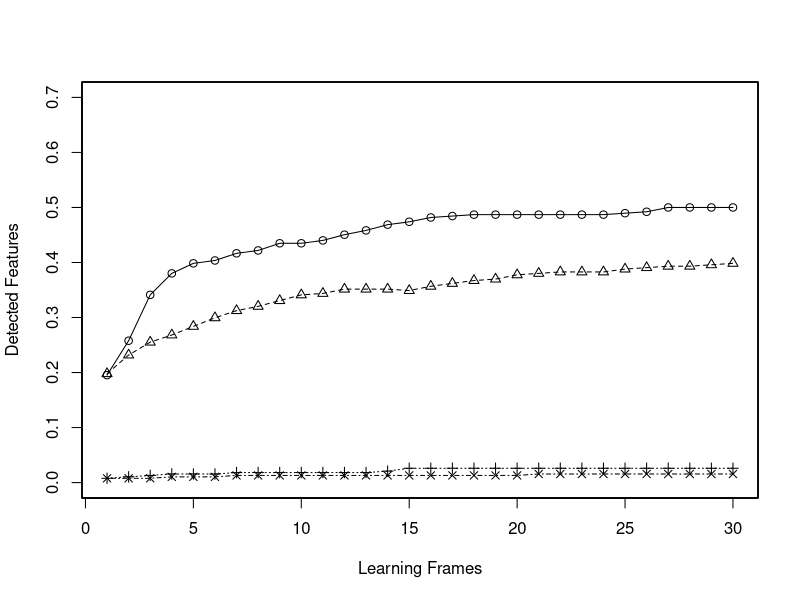

Reproduce this figure in R.
par(xaxt="n")
par(yaxt="n")

d <- read.table("eval_catclean_full.dat", header=TRUE, sep=",")
catx <- d[,1]
caty <- d[,2]

d <- read.table("eval_cowclean_full.dat", header=TRUE, sep=",")
cowx <- d[,1]
cowy <- d[,2]

d <- read.table("eval_dogclean_full.dat", header=TRUE, sep=",")
dogx <- d[,1]
dogy <- d[,2]

d <- read.table("eval_ponyclean_full.dat", header=TRUE, sep=",")
ponyx <- d[,1]
ponyy <- d[,2]

d <- read.table("eval_shipclean_full.dat", header=TRUE, sep=",")
shipx <- d[,1]
shipy <- d[,2]

d <- read.table("eval_skydiversclean_full.dat", header=TRUE, sep=",")
skydiversx <- d[,1]
skydiversy <- d[,2]

x <- ponyx
y <- (caty + cowy + dogy + ponyy + shipy + skydiversy)/384.0


plot(x, y, type = 'o', ylim = c(0, 0.7), lty=1, pch=1, xlab="", ylab="");
par(new=TRUE)

d <- read.table("eval_catclean_ntb.dat", header=TRUE, sep=",")
catx <- d[,1]
caty <- d[,2]

d <- read.table("eval_cowclean_ntb.dat", header=TRUE, sep=",")
cowx <- d[,1]
cowy <- d[,2]

d <- read.table("eval_dogclean_ntb.dat", header=TRUE, sep=",")
dogx <- d[,1]
dogy <- d[,2]

d <- read.table("eval_ponyclean_ntb.dat", header=TRUE, sep=",")
ponyx <- d[,1]
ponyy <- d[,2]

d <- read.table("eval_shipclean_ntb.dat", header=TRUE, sep=",")
shipx <- d[,1]
shipy <- d[,2]

d <- read.table("eval_skydiversclean_ntb.dat", header=TRUE, sep=",")
skydiversx <- d[,1]
skydiversy <- d[,2]

x <- ponyx
y <- (caty + cowy + dogy + ponyy + shipy + skydiversy)/384.0

plot(x, y, type = 'o', ylim = c(0, 0.7), lty=2, pch=2, xlab="", ylab="");
par(new=TRUE)

d <- read.table("eval_catclean_full.dat", header=TRUE, sep=",")
catx <- d[,1]
caty <- d[,3]

d <- read.table("eval_cowclean_full.dat", header=TRUE, sep=",")
cowx <- d[,1]
cowy <- d[,3]

d <- read.table("eval_dogclean_full.dat", header=TRUE, sep=",")
dogx <- d[,1]
dogy <- d[,3]

d <- read.table("eval_ponyclean_full.dat", header=TRUE, sep=",")
ponyx <- d[,1]
ponyy <- d[,3]

d <- read.table("eval_shipclean_full.dat", header=TRUE, sep=",")
shipx <- d[,1]
shipy <- d[,3]

d <- read.table("eval_skydiversclean_full.dat", header=TRUE, sep=",")
skydiversx <- d[,1]
skydiversy <- d[,3]

x <- ponyx
y <- (caty + cowy + dogy + ponyy + shipy + skydiversy)/384.0

plot(x, y, type = 'o', ylim = c(0, 0.7), lty=3, pch=3, xlab="", ylab="");
par(new=TRUE)


d <- read.table("eval_catclean_ntb.dat", header=TRUE, sep=",")
catx <- d[,1]
caty <- d[,3]

d <- read.table("eval_cowclean_ntb.dat", header=TRUE, sep=",")
cowx <- d[,1]
cowy <- d[,3]

d <- read.table("eval_dogclean_ntb.dat", header=TRUE, sep=",")
dogx <- d[,1]
dogy <- d[,3]

d <- read.table("eval_ponyclean_ntb.dat", header=TRUE, sep=",")
ponyx <- d[,1]
ponyy <- d[,3]

d <- read.table("eval_shipclean_ntb.dat", header=TRUE, sep=",")
shipx <- d[,1]
shipy <- d[,3]

d <- read.table("eval_skydiversclean_ntb.dat", header=TRUE, sep=",")
skydiversx <- d[,1]
skydiversy <- d[,3]

x <- ponyx
y <- (caty + cowy + dogy + ponyy + shipy + skydiversy)/384.0

par(xaxt="s")
par(yaxt="s")

plot(x, y, type = 'o', ylim = c(0, 0.7), lty=4, pch=4, xlab="Learning Frames", ylab="Detected Features");




#legend("topright", legend = c("SVM-pairwise"), text.width = strwidth("SVM-pairwise"), xjust = 1, yjust = 1, lty = c(1), pch = c(1), bty = "n", cex = 0.8, title = "")
